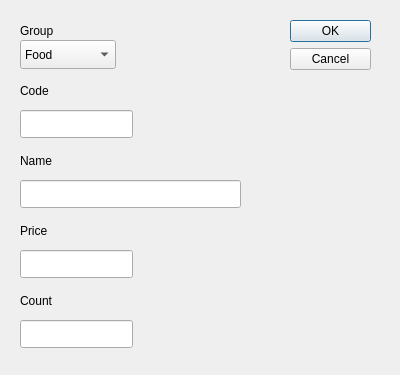
<?xml version="1.0" encoding="UTF-8"?>
<ui version="4.0">
 <class>Dialog</class>
 <widget class="QDialog" name="Dialog">
  <property name="geometry">
   <rect>
    <x>0</x>
    <y>0</y>
    <width>400</width>
    <height>375</height>
   </rect>
  </property>
  <property name="windowTitle">
   <string>Dialog</string>
  </property>
  <widget class="QDialogButtonBox" name="buttonBox">
   <property name="geometry">
    <rect>
     <x>290</x>
     <y>20</y>
     <width>81</width>
     <height>241</height>
    </rect>
   </property>
   <property name="orientation">
    <enum>Qt::Vertical</enum>
   </property>
   <property name="standardButtons">
    <set>QDialogButtonBox::Cancel|QDialogButtonBox::Ok</set>
   </property>
  </widget>
  <widget class="QLabel" name="label">
   <property name="geometry">
    <rect>
     <x>20</x>
     <y>20</y>
     <width>79</width>
     <height>21</height>
    </rect>
   </property>
   <property name="text">
    <string>Group</string>
   </property>
  </widget>
  <widget class="QLabel" name="label_2">
   <property name="geometry">
    <rect>
     <x>20</x>
     <y>80</y>
     <width>79</width>
     <height>21</height>
    </rect>
   </property>
   <property name="text">
    <string>Code</string>
   </property>
  </widget>
  <widget class="QLabel" name="label_3">
   <property name="geometry">
    <rect>
     <x>20</x>
     <y>150</y>
     <width>79</width>
     <height>21</height>
    </rect>
   </property>
   <property name="text">
    <string>Name</string>
   </property>
  </widget>
  <widget class="QLabel" name="label_4">
   <property name="geometry">
    <rect>
     <x>20</x>
     <y>220</y>
     <width>79</width>
     <height>21</height>
    </rect>
   </property>
   <property name="text">
    <string>Price</string>
   </property>
  </widget>
  <widget class="QLabel" name="label_5">
   <property name="geometry">
    <rect>
     <x>20</x>
     <y>290</y>
     <width>79</width>
     <height>21</height>
    </rect>
   </property>
   <property name="text">
    <string>Count</string>
   </property>
  </widget>
  <widget class="QComboBox" name="comboBox">
   <property name="geometry">
    <rect>
     <x>20</x>
     <y>40</y>
     <width>96</width>
     <height>29</height>
    </rect>
   </property>
   <item>
    <property name="text">
     <string>Food</string>
    </property>
   </item>
   <item>
    <property name="text">
     <string>Tech</string>
    </property>
   </item>
   <item>
    <property name="text">
     <string>Gardening</string>
    </property>
   </item>
  </widget>
  <widget class="QLineEdit" name="codeLineEdit">
   <property name="geometry">
    <rect>
     <x>20</x>
     <y>110</y>
     <width>113</width>
     <height>28</height>
    </rect>
   </property>
  </widget>
  <widget class="QLineEdit" name="nameLineEdit">
   <property name="geometry">
    <rect>
     <x>20</x>
     <y>180</y>
     <width>221</width>
     <height>28</height>
    </rect>
   </property>
  </widget>
  <widget class="QLineEdit" name="priceLineEdit">
   <property name="geometry">
    <rect>
     <x>20</x>
     <y>250</y>
     <width>113</width>
     <height>28</height>
    </rect>
   </property>
  </widget>
  <widget class="QLineEdit" name="countLineEdit">
   <property name="geometry">
    <rect>
     <x>20</x>
     <y>320</y>
     <width>113</width>
     <height>28</height>
    </rect>
   </property>
  </widget>
 </widget>
 <resources/>
 <connections>
  <connection>
   <sender>buttonBox</sender>
   <signal>accepted()</signal>
   <receiver>Dialog</receiver>
   <slot>accept()</slot>
   <hints>
    <hint type="sourcelabel">
     <x>248</x>
     <y>254</y>
    </hint>
    <hint type="destinationlabel">
     <x>157</x>
     <y>274</y>
    </hint>
   </hints>
  </connection>
  <connection>
   <sender>buttonBox</sender>
   <signal>rejected()</signal>
   <receiver>Dialog</receiver>
   <slot>reject()</slot>
   <hints>
    <hint type="sourcelabel">
     <x>316</x>
     <y>260</y>
    </hint>
    <hint type="destinationlabel">
     <x>286</x>
     <y>274</y>
    </hint>
   </hints>
  </connection>
 </connections>
</ui>
